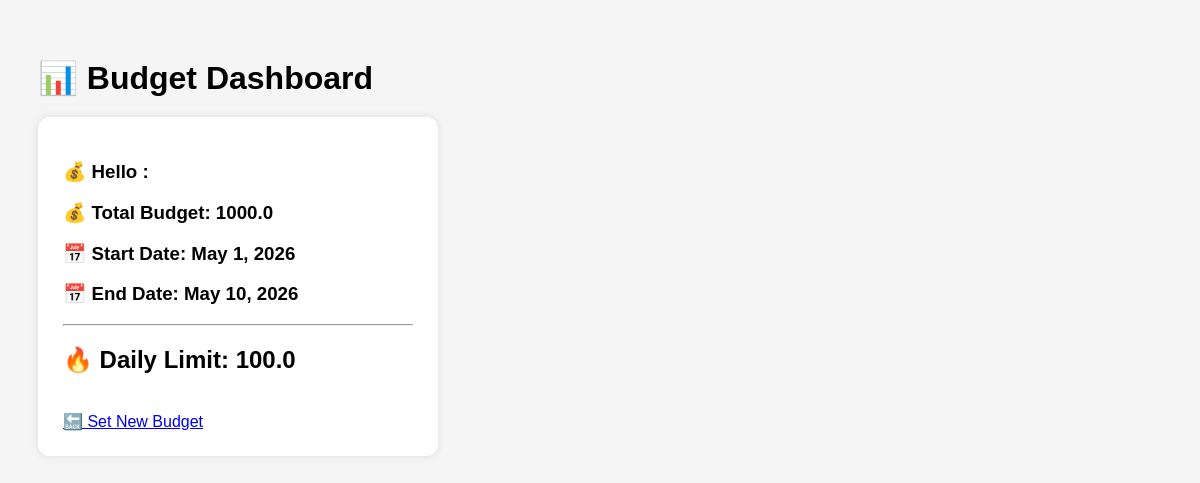
Page /dashboard/ on the earlier database version.
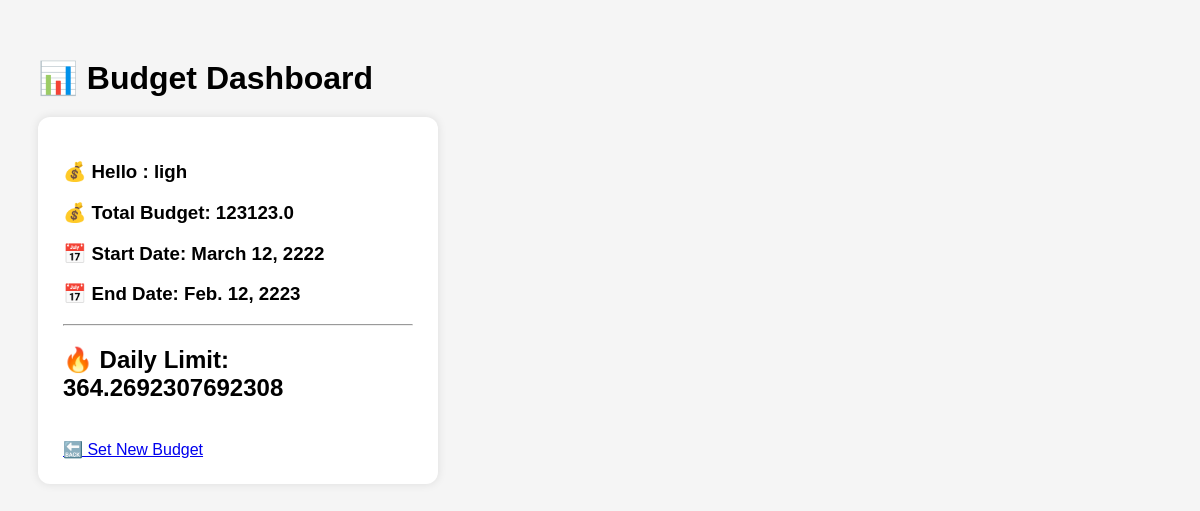
Same page on the later database version.
### budget/models.py (models this page shows, shortened)
class BudgetCycle(models.Model):
    amount = models.FloatField()
    start_date = models.DateField()
    end_date = models.DateField()
    is_active = models.BooleanField(default=True)
    def daily_limit_calc(self):
        days = (self.end_date - self.start_date).days + 1
        return self.amount / days

class User(models.Model):
    Name = models.CharField(max_length=40)
    Password = models.CharField(max_length=20)
    FakeBackUP = models.CharField(max_length=40)

### budget/views.py (the view)
# urls.py: path('dashboard/', views.dashboard, name='dashboard'),
def dashboard(request):
    user = User.objects.last()
    budget = BudgetCycle.objects.last()
    if not budget:
        return render(request, "budget/dashboard.html", {
            "error": "No budget found"
        })
    return render(request, "budget/dashboard.html", {
        "user" : user,
        "budget": budget,
        "daily_limit": budget.daily_limit_calc()
    })

### budget/templates/budget/dashboard.html (shortened to what this page needs)
<!DOCTYPE html>
<html>
<head>
</head>
<body>
    <h1>📊 Budget Dashboard</h1>
    <div class="card">
        {% if error %}
            <p style="color:red;">{{ error }}</p>
        {% else %}
            <h3>💰 Hello : {{ user.Name }}</h3>
            <h3>💰 Total Budget: {{ budget.amount }}</h3>
            <h3>📅 Start Date: {{ budget.start_date }}</h3>
            <h3>📅 End Date: {{ budget.end_date }}</h3>
            <hr>
            <h2>🔥 Daily Limit: {{ daily_limit }}</h2>
        {% endif %}
        <br>
        <a href="/set-budget/">🔙 Set New Budget</a>
    </div>
</body>
</html>

### budget/templates/budget/dashboard.html (style rules this page uses)
body { font-family: Arial; background-color: #f5f5f5; padding: 30px; }
.card { background: white; padding: 25px; border-radius: 12px; width: 350px; box-shadow: 0 0 10px rgba(0,0,0,0.1); }
h1 { margin-bottom: 20px; }

Differences in the rows shown:
no longer on this page (row unchanged): BudgetCycle: amount "1000.0", start_date "May 1, 2026", end_date "May 10, 2026"
added User: Name "ligh"
added BudgetCycle: amount "123123.0", start_date "March 12, 2222", end_date "Feb. 12, 2223"
Other differences:
{{ daily_limit }}: "100.0" → "364.2692307692308"
